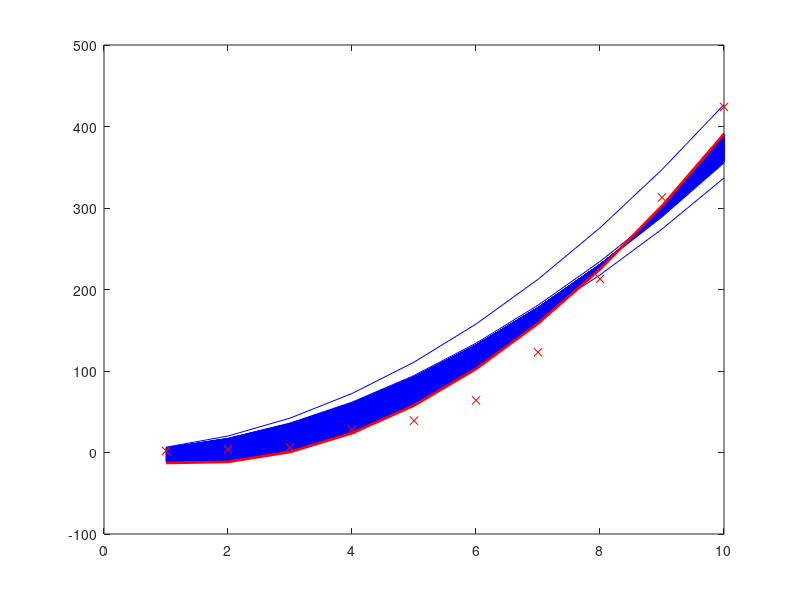

Write the MATLAB code that produced this figure.
# your original data
x = [1:10]'
y = [2; 4; 6; 28; 39; 64; 123; 213; 313; 424]


# create the design matrix
# intercept (1s), day and humidity as predictors
m = length(x)
X = [ones(m, 1) x x.^2]
# linear parameter estimates


# Parameter
alpha = 0.0005;
iterations = 1000;

# Initialize theta
fprintf('initialise theta\n');
theta = [1; 1; 1]

# Gradient Descent
for iter = 1:iterations

  temp = [
    (theta(1, 1) - alpha/m * (theta(1, 1) + theta(2, 1) * x + theta(3, 1) * x.^2 - y)' * X(:, 1));
    (theta(2, 1) - alpha/m * (theta(1, 1) + theta(2, 1) * x + theta(3, 1) * x.^2 - y)' * X(:, 2));
    (theta(3, 1) - alpha/m * (theta(1, 1) + theta(2, 1) * x + theta(3, 1) * x.^2 - y)' * X(:, 3))
  ]
  theta = temp;

  # Plot every line
  plot(x, X * theta, 'b-');
  hold on;
 
end

# Plot Dataset
plot(x, y, 'rx');
#xlabel('xlabel');
#ylabel('ylabel');

fprintf('Caliculated theta\n');
theta
hold on;

# Plot Linear Regression
plot(X(:, 2), X * theta, 'r-', 'linewidth', 2.0)
# legend('Training Data', 'Linear Regression')
hold off;

pause;
